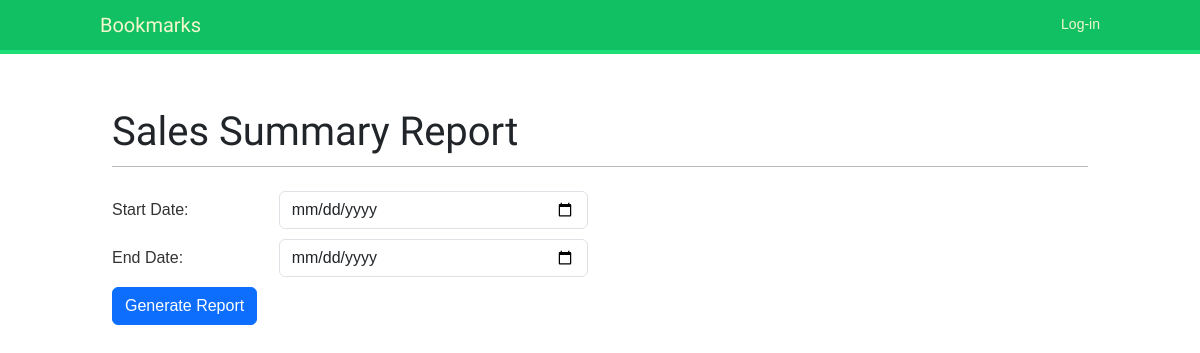
Page /sales/sales_summary_report/ on the earlier database version.
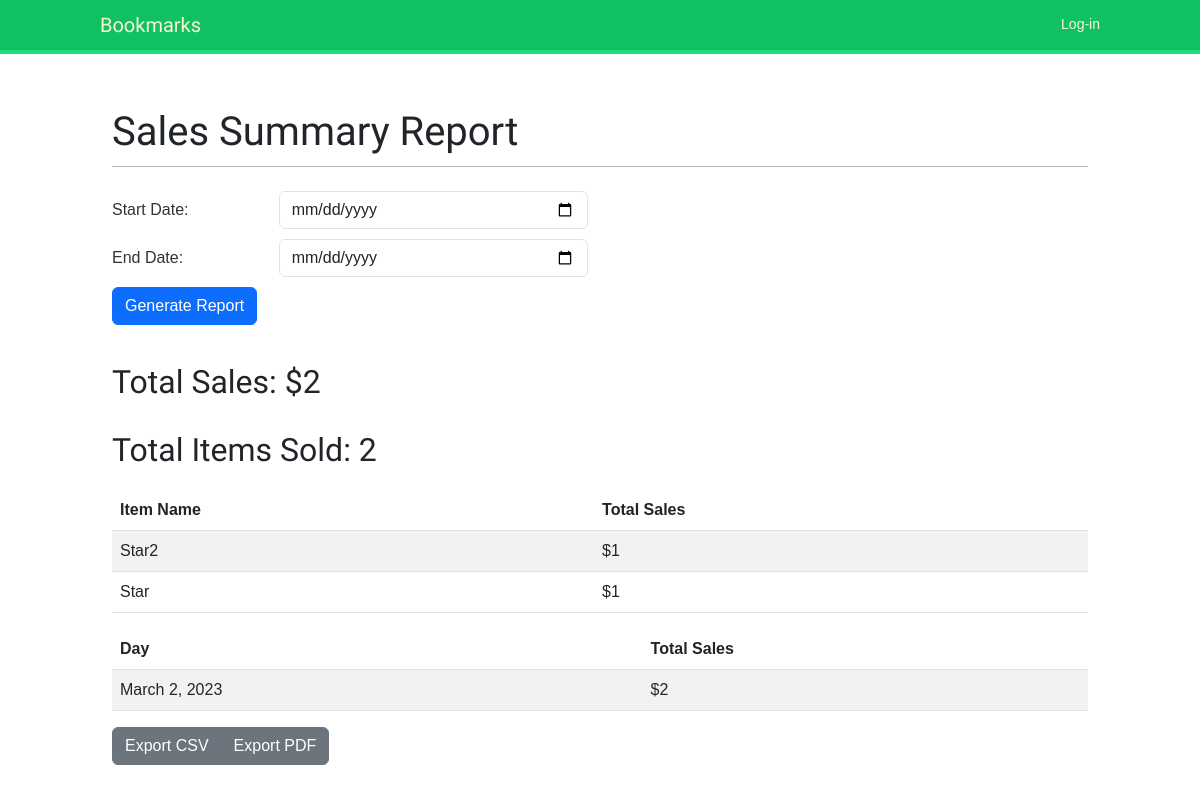
Same page on the later database version.
### hotelbar/models.py (models this page shows, shortened)
class InventoryItem(models.Model):
    name = models.CharField(max_length=100)
    category = models.ForeignKey(Category, on_delete=models.CASCADE)
    price = models.DecimalField(max_digits=8, decimal_places=2)
    current_quantity = models.PositiveIntegerField()
    reorder_level = models.PositiveIntegerField()
    reorder_quantity = models.PositiveIntegerField()
    last_ordered_date = models.DateField(null=True, blank=True)
    suppliers = models.ManyToManyField(Supplier, related_name='inventory_items')

class SalesRecord(models.Model):
    item = models.ForeignKey(InventoryItem, on_delete=models.CASCADE)
    quantity = models.PositiveIntegerField()
    price = models.DecimalField(max_digits=8, decimal_places=2)
    sold_by = models.ForeignKey(User, on_delete=models.CASCADE)
    sold_to = models.CharField(max_length=100)
    sale_time = models.DateTimeField(auto_now_add=True)
    day_name = models.CharField(max_length=10, blank=True, null=True)
    total_price = models.DecimalField(max_digits=10, decimal_places=2)

### sales/views.py (the view, shortened to what this page needs)
# urls.py: path('sales_summary_report/', views.sales_report, name='sales_summary_report'),
def sales_report(request):
    start_date = request.GET.get('start_date')
    end_date = request.GET.get('end_date')
    if start_date and end_date:
        start_date = make_aware(datetime.strptime(start_date, '%Y-%m-%d'))
        end_date = make_aware(datetime.strptime(end_date, '%Y-%m-%d'))
        sales_records = SalesRecord.objects.filter(sale_time__range=[start_date, end_date])
    else:
        sales_records = SalesRecord.objects.all()
    total_sales = sales_records.aggregate(Sum('total_price'))['total_price__sum'] or 0
    total_items_sold = sales_records.aggregate(Count('item'))['item__count'] or 0
    sales_by_item = sales_records.values('item__name').annotate(total_sales=Sum('total_price')).order_by('-total_sales')
    sales_by_day = sales_records.annotate(day=TruncDay('sale_time')).values('day').annotate(total_sales=Sum('total_price')).order_by('-day')
    context = {
        'start_date': start_date,
        'end_date': end_date,
        'total_sales': total_sales,
        'total_items_sold': total_items_sold,
        'sales_by_item': sales_by_item,
        'sales_by_day': sales_by_day,
    }
    return render(request, 'sales_summary_report.html', context)

### sales/templates/sales_summary_report.html
{% extends 'base.html' %}
{% block content %}
<div class="container">
  <h1 class="my-4">Sales Summary Report</h1>
  <form method="get">
    <div class="form-group row">
      <label for="start_date" class="col-sm-2 col-form-label">Start Date:</label>
      <div class="col-sm-4">
        <input type="date" class="form-control" id="start_date" name="start_date" value="{{ start_date }}">
      </div>
    </div>
    <div class="form-group row">
      <label for="end_date" class="col-sm-2 col-form-label">End Date:</label>
      <div class="col-sm-4">
        <input type="date" class="form-control" id="end_date" name="end_date" value="{{ end_date }}">
      </div>
    </div>
    <button type="submit" class="btn btn-primary mb-2">Generate Report</button>
  </form>
  {% if total_sales %}
    <h2>Total Sales: ${{ total_sales }}</h2>
    <h2>Total Items Sold: {{ total_items_sold }}</h2>
    <table class="table table-striped">
      <thead>
        <tr>
          <th scope="col">Item Name</th>
          <th scope="col">Total Sales</th>
        </tr>
      </thead>
      <tbody>
        {% for item in sales_by_item %}
          <tr>
            <td>{{ item.item__name }}</td>
            <td>${{ item.total_sales }}</td>
          </tr>
        {% endfor %}
      </tbody>
    </table>
    <table class="table table-striped">
      <thead>
        <tr>
          <th scope="col">Day</th>
          <th scope="col">Total Sales</th>
        </tr>
      </thead>
      <tbody>
        {% for day in sales_by_day %}
          <tr>
            <td>{{ day.day|date:"F j, Y" }}</td>
            <td>${{ day.total_sales }}</td>
          </tr>
        {% endfor %}
      </tbody>
    </table>
    <div class="btn-group" role="group" aria-label="Export">
      <a href="?export=csv{% if start_date %}&start_date={{ start_date }}{% endif %}{% if end_date %}&end_date={{ end_date }}{% endif %}" class="btn btn-secondary">Export CSV</a>
      <a href="?export=pdf{% if start_date %}&start_date={{ start_date }}{% endif %}{% if end_date %}&end_date={{ end_date }}{% endif %}" class="btn btn-secondary">Export PDF</a>
    </div>
  {% endif %}
</div>
{% endblock %}

Differences in the rows shown:
now on this page (row edited): InventoryItem: item__name "Star2", total_sales "1"
now on this page (row unchanged): InventoryItem: item__name "Star", total_sales "1"
added SalesRecord: day "March 2, 2023", total_sales "2"
Other differences:
{{ total_sales }}: (not shown) → "2"
{{ total_items_sold }}: (not shown) → "2"
text now shown: "Total Sales: $ Total Items Sold: Item Name Total Sales Day Total Sales Export CSV Export PDF"
